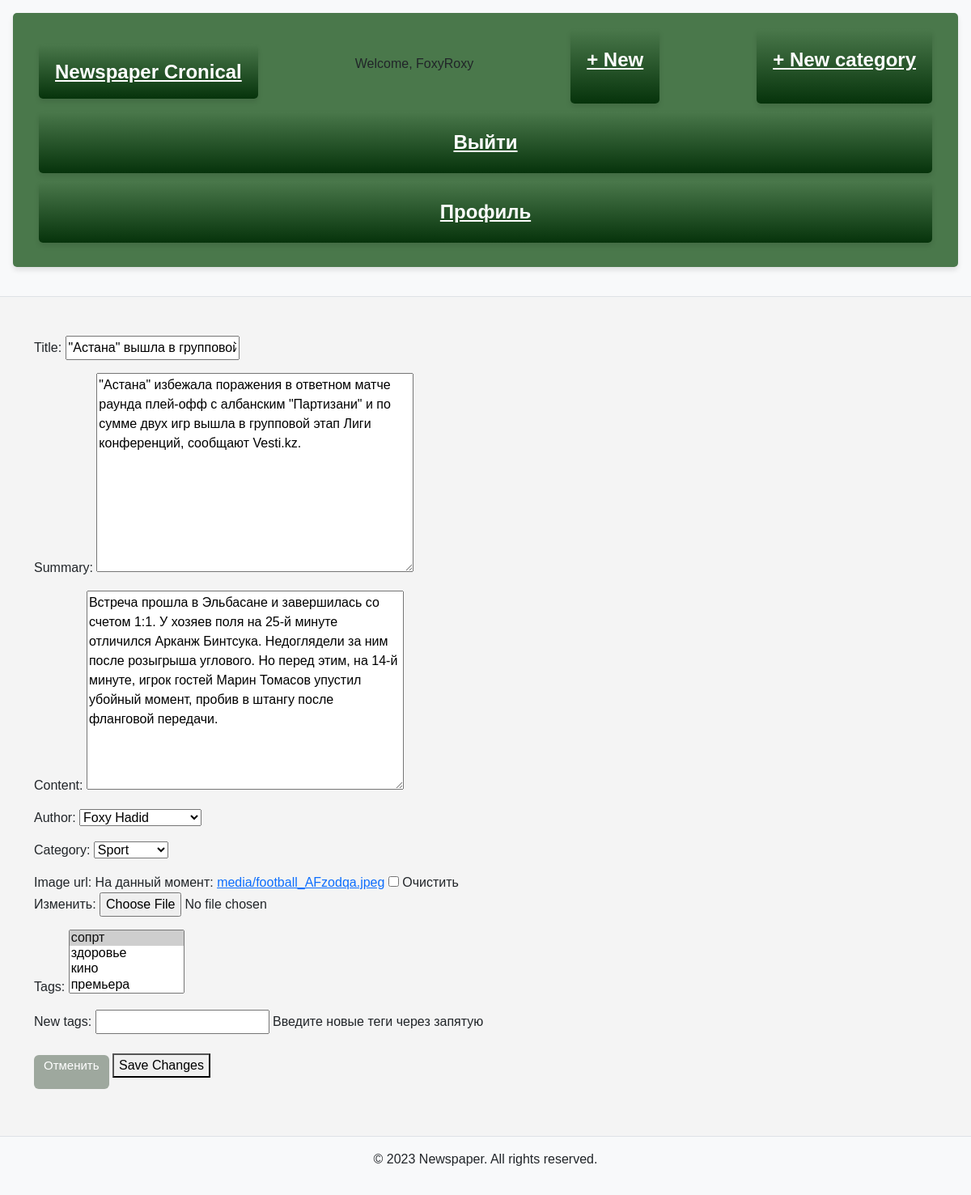
/edit_article/3/ (signed in), run on an earlier commit of the app's database.
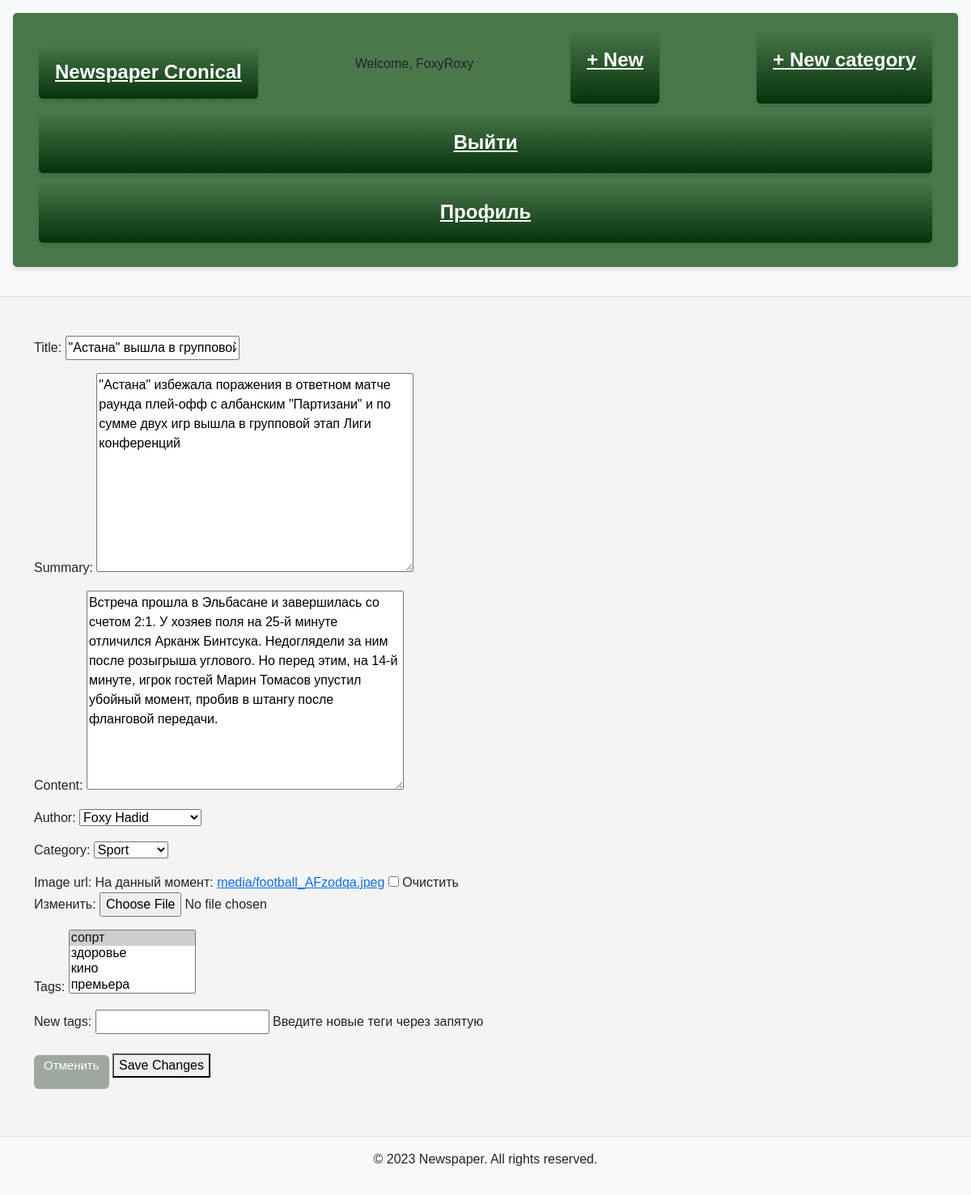
And on a later commit of the database.
### main/models.py (models this page shows, shortened)
class Article(models.Model):
    title = models.CharField(max_length=255)
    summary = models.TextField()
    content = models.TextField()
    author = models.ForeignKey(Author, on_delete=models.PROTECT,
                               related_name='author_articles')
    published_date = models.DateTimeField(auto_now_add=True)
    category = models.ForeignKey(Category, on_delete=models.PROTECT)
    image_url = models.ImageField(upload_to='media', blank=True)
    tags = models.ManyToManyField(Tags, blank=True)
    liked = models.ManyToManyField(CustomUser, default=None, blank=True, related_name='Liked')
    views = models.PositiveIntegerField(default=0)
    class Meta:
        ordering = ['-published_date']

### main/views.py (the view)
# urls.py: path('edit_article/<int:article_id>/', views.edit_article, name='edit_article'),
@login_required
def edit_article(request, article_id):
    article = get_object_or_404(Article, id=article_id)
    if request.method == 'POST':
        if request.user != article.author:
            return HttpResponseForbidden("У вас нет прав для редактирования этой статьи.")
        form = ArticleForm(request.POST, request.FILES, instance=article)
        if form.is_valid():
            article = form.save()
            new_tags = form.cleaned_data.get('new_tags')
            if new_tags:
                tag_names = [tag.strip() for tag in new_tags.split(',')]
                for tag_name in tag_names:
                    tag, created = Tags.objects.get_or_create(tag_name=tag_name)
                    article.tags.add(tag)
            article.save()
            return redirect('/')
    else:
        form = ArticleForm(instance=article)
    context = {
        'article': article,
        'form': form
    }
    return render(request, 'main/edit_article.html', context)

### main/forms.py
class ArticleForm(forms.ModelForm):
    new_tags = forms.CharField(max_length=255, required=False, help_text="Введите новые теги через запятую")
    class Meta:
        model = Article
        fields = ['title', 'summary', 'content', 'author', 'category', 'image_url', 'tags']

### main/models.py (called while the page is built)
    def __str__(self):
        return self.user.get_full_name()

    def __str__(self):
        return self.category_name

    def __str__(self):
        return self.tag_name

### templates/main/edit_article.html (shortened to what this page needs)
{% extends "base.html" %}
{% block content %}
<form method="post" enctype="multipart/form-data">
    {{ form.as_p }}
    <a href="{% url 'detail_article' article.id %}" class="button"><p> Отменить </p></a>
    <button type="submit">Save Changes</button>
</form>
{% endblock content %}

What changed in the data, as far as the page shows it:
changed Article "\"Астана\" вышла в групповой этап еврокубков": summary "…в групповой этап Лиги конференций, сообщают Vesti.kz." → "\"Астана\" избежала поражения в ответном матче раунда плей-офф с албанским \"Партизани\" и по сумме двух игр вышла в групповой этап Лиги конференций"; content "…и завершилась со счетом 1:1. У хозяев поля на…" → "…и завершилась со счетом 2:1. У хозяев поля на…"
